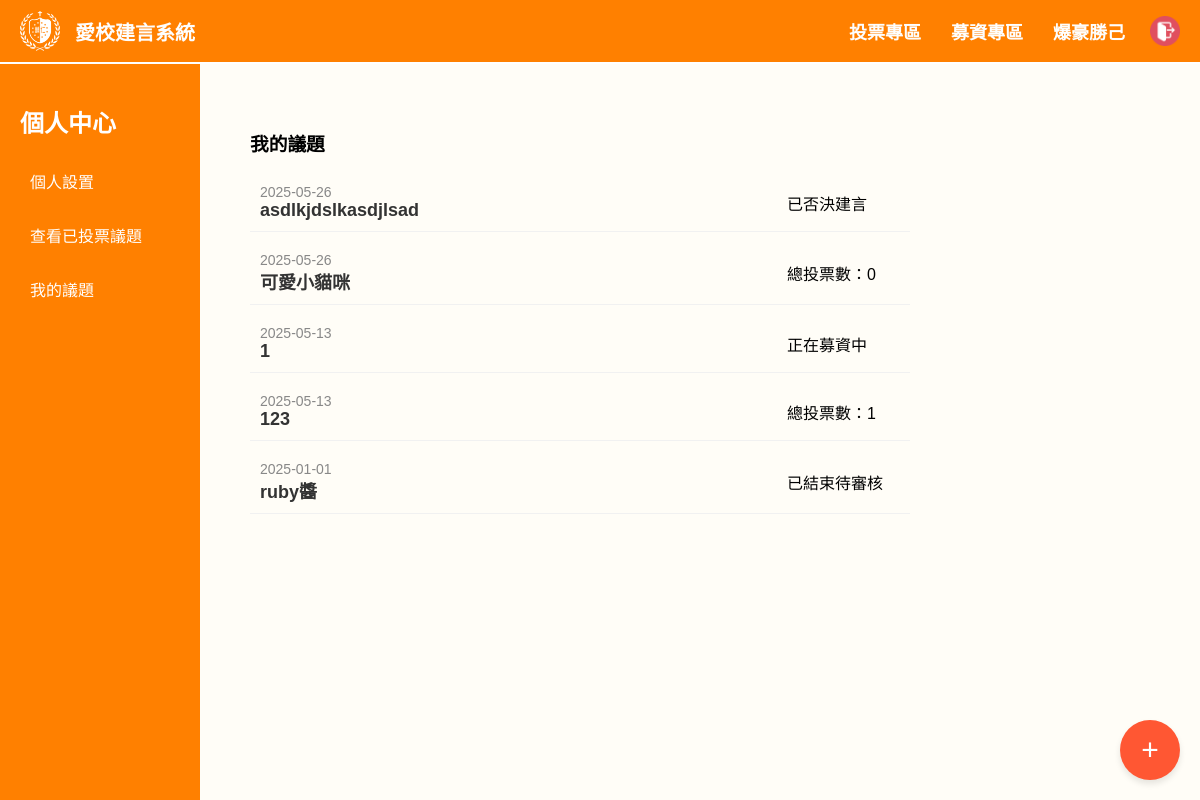
Page /my_topics.php (signed in) on the committed database.
### tables this page shows
CREATE TABLE `event` (
  `e_id` int(50) NOT NULL,
  `e_title` varchar(100) NOT NULL COMMENT '標題',
  `e_text` varchar(500) NOT NULL COMMENT '內文',
  `e_time` date NOT NULL COMMENT '日期',
  `e_picture` blob NOT NULL COMMENT '圖片',
  `accounts` int(50) NOT NULL COMMENT '提案人帳號',
  `e_type` int(10) NOT NULL
);

### my_topics.php (the view, shortened to what this page needs)
<?php
include("db.php");
include("header.php");
$sql = "SELECT e.e_id, e.e_title, e.e_text, e.e_time FROM event e
        WHERE e.accounts = ?
        LIMIT ? OFFSET ?";
if (isset($_GET['search'])) {
    $search_keyword = mysqli_real_escape_string($conn, $_GET['search']);
    $sql = "SELECT * FROM event WHERE e_title LIKE '%$search_keyword%' OR e_text LIKE '%$search_keyword%' ORDER BY e_time DESC";
} else {
    $sql = "SELECT * FROM event ORDER BY e_time DESC";
}
$result = mysqli_query($conn, $sql);
?>
<!DOCTYPE html>
<html lang="zh-TW">
<head>
    <link rel="stylesheet" href="new.css">
</head>
<body class="mytopics_body">
    <div class="mytopics_sidebar">
        <h2 class="mytopics_sidebar_title">個人中心</h2>
        <a href="self.php" class="mytopics_sidebar_link">個人設置</a>
        <a href="view_voted_topics.php" class="mytopics_sidebar_link">查看已投票議題</a>
        <a href="my_topics.php" class="mytopics_sidebar_link">我的議題</a>
    </div>
    <div class="mytopics_container">
        <h3 class="mytopics_heading">我的議題</h3>
        <?php if ($result->num_rows > 0) { ?>
            <?php while ($row = $result->fetch_assoc()) {
                $eventDate = new DateTime($row['e_time']);
                $now = new DateTime();
                $interval = $eventDate->diff($now);
                $isOverThreeMonths = ($interval->m + $interval->y * 12) >= 3; ?>
                <?php if ($_SESSION['acc'] == $row['accounts']) { ?>
                    <div class="index_main-news-mess">
                        <div class="index-mess-left" onclick="window.location.href='eve_post.php?e_id=<?php echo $row['e_id']; ?>'">
                            <div class="index_mess-date"><?php echo $row['e_time']; ?></div>
                            <div class="index_mess-title"><?php echo $row['e_title']; ?></div>
                        </div>
                        <div class="index-mess-right">
                            <?php
                            $e_id = $row['e_id'];
                            $sqla = "SELECT * FROM audit WHERE e_id = $e_id";
                            $resulta = mysqli_query($conn, $sqla);
                            $rowa = mysqli_fetch_assoc($resulta);
                            if ($isOverThreeMonths) {
                                if (isset($rowa['a_acc'])) {
                                    switch ($rowa['situation']) {
                                        case 1:
                                            echo "已審核通過";
                                            break;
                                        case 2:
                                            echo "已否決建言";
                                            break;
                                        case 3:
                                            echo "投票未通過";
                                            break;
                                        case 4:
                                            echo "計畫制定中";
                                            break;
                                        case 5:
                                            echo "正在募資中";
                                            break;
                                        case 6:
                                            echo "計畫進行中";
                                            break;
                                        case 7:
                                            echo "申訴期間";
                                            break;
                                        case 8:
                                            echo "建言已結案";
                                            break;
                                    }
                                } else {
                                    echo "已結束待審核";
                                }
                            } else {
                                if (isset($rowa['a_acc'])) {
                                    switch ($rowa['situation']) {
                                        case 2:
                                            echo "已否決建言";
                                            break;
                                        case 5:
                                            echo "正在募資中";
                                            break;
                                    }
                                } else {
                                    $sql3 = "SELECT COUNT(*) AS vote_count FROM vote WHERE e_id = '{$row['e_id']}'";
                                    $result3 = mysqli_query($conn, $sql3);
                                    $row3 = mysqli_fetch_assoc($result3);
                                    echo "總投票數：", $row3['vote_count'];
                                }
                            }
                            ?>
                        </div>
                    </div>
                <?php } ?>
            <?php } ?>
        <?php } else { ?>
            <p>您尚未發表過議題</p>
        <?php } ?>
    </div>
    <?php if (isset($_SESSION['permissions']) && $_SESSION['permissions'] == 1): ?>
        <?php include('eve_add.php'); ?>
    <?php endif; ?>
</body>
</html>

### new.css (style rules this page uses)
:root { --orange1: #ff8000; --orange2: #FFAF60; --color-white: #fefefe; }
* { box-sizing: border-box; }
html, body { font-family: '微軟正黑體', arial; background-color: #f4f4f4; margin: 0; padding: 0; width: 100%; height: 100%; }
body { font-family: '微軟正黑體', sans-serif; background-color: #f4f4f4; margin: 0; padding: 0; padding-top: 80px; }
.index_main-news-mess { padding: 10px; margin: 10px 0; border-bottom: 1px solid #f1f1f1; cursor: pointer; display: flex; }
.index-mess-left { width: 80%; padding-right: 20px; }
.index-mess-right { width: 20%; padding-left: 15px; display: flex; justify-content: flex-start; align-items: center; }
.index_mess-date { font-size: 14px; color: #888888; }
.index_mess-title { font-size: 18px; color: #333333; font-weight: bold; }
.mytopics_body { font-family: '微軟正黑體', arial; background-color: #fffdf7; margin: 0; padding-top: 80px; display: flex; }
.mytopics_sidebar { width: 200px; background-color: var(--orange1); padding: 20px; color: white; height: 100vh; position: fixed; top: 64px; left: 0; z-index: 10; }
.mytopics_sidebar a { display: block; color: white; padding: 10px; text-decoration: none; margin: 10px 0; border-radius: 5px; font-size: 16px; }
.mytopics_container { margin-left: 220px; width: 60%; min-width: 700px; padding: 30px; }

### rows in the picture
event: e_time "2025-05-26", e_title "asdlkjdslkasdjlsad", shows "已否決建言"
event: e_time "2025-05-26", e_title "可愛小貓咪", vote_count "0"
event: e_time "2025-05-13", e_title "1", shows "正在募資中"
event: e_time "2025-05-13", e_title "123", vote_count "1"
event: e_time "2025-01-01", e_title "ruby醬", shows "已結束待審核"

### other values in the picture
$_SESSION['name'] "爆豪勝己"
